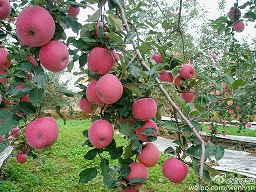
//> input picture image_processing_coursework/apple1.jpg, 256 x 192 px
$ ./Opencv_coursework   (built with g++ and OpenCV 4)
//> lines starting //> are read from the running program, lines starting //| are printed output that depends on the picture; after the words box and inside, x2 and y2 are one past the last pixel; in counts of white or black regions, pixels touching at a corner belong together
// Opencv_homework.cpp: 定义控制台应用程序的入口点。
//

#include "stdafx.h"
#include <opencv2\opencv.hpp>
#include <vector>
#include <cmath>
#define DILATE 0
#define ERODE 1
#define PI 3.1415926

using namespace std;
using namespace cv;

Mat getRedness(Mat src)
{
	Mat redness = Mat::zeros(src.rows, src.cols, CV_8UC1);
	uchar *pSrc = src.data;
	uchar *pDst = redness.data;
	short temp;
	while (pSrc <= src.dataend)
	{
		temp = *(pSrc + 2) * 3 - *(pSrc + 1) - *pSrc;
		if (temp < 0)
		{
			temp = 0;
		};
		*pDst = temp / 3;
		pSrc += 3;
		pDst++;
	}
	return redness;
}

// [13 lines of commented-out code are left out]

void quickSort(uchar *kernel, int l, int r)
{ // 快速排序
	if (l < r)
	{
		int i = l, j = r, x = kernel[l];
		while (i < j)
		{
			while (i < j && kernel[j] >= x)
			{
				j--;
			}
			if (i < j)
			{
				kernel[i++] = kernel[j];
			}
			while (i < j && kernel[i] < x)
			{
				i++;
			}
			if (i < j)
			{
				kernel[j--] = kernel[i];
			}
		}
		kernel[i] = x;
		quickSort(kernel, l, i - 1);
		quickSort(kernel, i + 1, r);
	}
}

void medianFlitering(Mat src, Mat dst, int kRadius)
{ // 单通道中值过滤
	int kSize = (kRadius * 2 + 1) * (kRadius * 2 + 1);
	uchar *kernel = new uchar[kSize];
	for (int i = 0; i < src.rows; i++)
	{
		for (int j = 0; j < src.cols; j++)
		{
			if ((i - kRadius) > 0 && (i + kRadius) < src.rows && (j - kRadius) > 0 && (j + kRadius) < src.cols)
			{
				short k = 0;
				for (int m = -kRadius; m <= kRadius; m++)
				{
					for (int n = -kRadius; n <= kRadius; n++)
					{
						kernel[k] = src.at<uchar>(i + m, j + n);
						k++;
					}
				}
				// dst.at<uchar>(i, j) = sort(kernel, (kRadius * 2 + 1)*(kRadius * 2 + 1));
				quickSort(kernel, 0, kSize - 1);
				dst.at<uchar>(i, j) = kernel[kSize / 2];
			}
			else
			{
				dst.at<uchar>(i, j) = src.at<uchar>(i, j);
			}
		}
	}
	delete[] kernel;
}

void mySobel(Mat src, Mat dst)
{ // 单通道sobel算子边缘检测
	uchar *pSrc = src.data, *pDst = dst.data;
	while (pSrc < src.data + src.cols + 1)
	{ // 图像边缘像素处理
		*pDst = 0;
		pSrc++;
		pDst++;
	}
	const uchar *pEnd = src.dataend - src.cols - 1;
	int result;
	while (pSrc < pEnd)
	{
		result = abs(*(pSrc - src.cols - 1) + *(pSrc - src.cols) * 2 + *(pSrc - src.cols + 1) - *(pSrc + src.cols - 1) - *(pSrc + src.cols) * 2 - *(pSrc + src.cols + 1)) + abs(*(pSrc - src.cols - 1) + *(pSrc - 1) * 2 + *(pSrc + src.cols - 1) - *(pSrc - src.cols + 1) - *(pSrc + 1) * 2 - *(pSrc + src.cols + 1));
		if (result > 255)
		{
			result = 255;
		}
		*pDst = result;
		pSrc++;
		pDst++;
	}
	while (pSrc < src.dataend)
	{ // 图像边缘像素处理
		*pDst = 0;
		pSrc++;
		pDst++;
	}
}

void myGaussBlur(Mat src, Mat dst)
{ // 单通道3x3高斯模糊
	double kernel[3][3], sum = 0, sigma = 1.5;
	for (int i = 0; i < 3; i++)
	{ // 生成3x3高斯核
		for (int j = 0; j < 3; j++)
		{
			sum += kernel[i][j] = exp(-((i - 1) * (i - 1) + (j - 1) * (j - 1)) / (sigma * sigma * 2));
		}
	}
	for (int i = 0; i < 3; i++)
	{
		for (int j = 0; j < 3; j++)
		{
			kernel[i][j] /= sum;
		}
	}
	uchar *pSrc = src.data + src.cols + 1, *pDst = dst.data + dst.cols + 1;
	const uchar *pEnd = src.dataend - src.cols - 1;
	int result;
	while (pSrc < pEnd)
	{
		result = *(pSrc - src.cols - 1) * kernel[0][0] + *(pSrc - src.cols) * kernel[0][1] + *(pSrc - src.cols + 1) * kernel[0][2] + *(pSrc - 1) * kernel[1][0] + *pSrc * kernel[1][1] + *(pSrc + 1) * kernel[1][2] + *(pSrc + src.cols - 1) * kernel[2][0] + *(pSrc + src.cols) * kernel[2][1] + *(pSrc + src.cols + 1) * kernel[2][2];
		if (result > 255)
		{
			result = 255;
		}
		*pDst = result;
		pSrc++;
		pDst++;
	}
}

void myThresh(Mat src, Mat dst, int thresh)
{
	uchar *pSrc = src.data, *pDst = dst.data;
	while (pSrc < src.dataend)
	{
		if (*pSrc < thresh)
		{
			*pDst = 0;
		}
		else
		{
			*pDst = 255;
		}
		pSrc++;
		pDst++;
	}
}

void baseMorphology(Mat src, Mat dst, int flag = 0)
{ // 简单的膨胀与腐蚀算法
	uchar *pSrc = src.data + src.cols + 1, *pDst = dst.data + dst.cols + 1;
	const uchar *pEnd = src.dataend - src.cols - 1;
	uchar kernel[9];
	uchar result;
	while (pSrc < pEnd)
	{
		kernel[0] = *(pSrc - src.cols - 1);
		kernel[1] = *(pSrc - src.cols);
		kernel[2] = *(pSrc - src.cols + 1);
		kernel[3] = *(pSrc - 1);
		kernel[4] = *pSrc;
		kernel[5] = *(pSrc + 1);
		kernel[6] = *(pSrc + src.cols - 1);
		kernel[7] = *(pSrc + src.cols);
		kernel[8] = *(pSrc + src.cols + 1);
		result = kernel[0];
		if (flag)
		{
			for (int i = 1; i < 9; i++)
			{
				if (kernel[i] < result)
				{
					result = kernel[i];
				}
			}
		}
		else
		{
			for (int i = 1; i < 9; i++)
			{
				if (kernel[i] > result)
				{
					result = kernel[i];
				}
			}
		}
		*pDst = result;
		pSrc++;
		pDst++;
	}
}

void myHoughCircle(Mat src, vector<Vec3i> &circles, int minDist, int thresh, int minRadius, int maxRadius)
{
	int radiusRange = maxRadius - minRadius; // 自定义houghCircle，实现了最小圆心距离，累加器阈值，圆的最大最小半径参数的输入
	// 定义并初始化累加器
	int ***count;
	count = new int **[radiusRange];
	for (int i = 0; i < radiusRange; i++)
	{
		count[i] = new int *[src.rows];
	}
	for (int i = 0; i < radiusRange; i++)
	{
		for (int j = 0; j < src.rows; j++)
		{
			count[i][j] = new int[src.cols];
		}
	}
	for (int k = 0; k < radiusRange; k++)
	{
		for (int i = 0; i < src.rows; i++)
		{
			for (int j = 0; j < src.cols; j++)
			{
				count[k][i][j] = 0;
			}
		}
	}
	// 遍历
	int x0 = 0, y0 = 0; // 圆心坐标
	for (int k = 0; k < radiusRange; k++)
	{
		for (int i = 0; i < src.rows; i++)
		{
			for (int j = 0; j < src.cols; j++)
			{
				if (src.at<uchar>(i, j) > 0)
				{ // 判断是否为检测点
					// cout << "x:" << j << "\ty:" << i << endl;
					for (int theta = 0; theta <= 360; theta++)
					{
						double t = (theta * PI) / 180;
						x0 = (int)(j - (k + minRadius) * cos(t));
						y0 = (int)(i - (k + minRadius) * sin(t));
						if (x0 > 0 && x0 < src.cols && y0 > 0 && y0 < src.rows)
						{
							count[k][y0][x0]++;
						}
					}
				}
			}
		}
	}
	// 将超过阈值的累加器存入circles向量
	for (int k = 0; k < radiusRange; k++)
	{
		for (int i = 0; i < src.rows; i++)
		{
			for (int j = 0; j < src.cols; j++)
			{
				if (count[k][i][j] > thresh)
				{
					Vec3i c;
					c[0] = j;
					c[1] = i;
					c[2] = k + minRadius;
					if (circles.size() > 0)
					{
						bool pass = false; // 用于去除距离过近的圆
						for (int s = 0; s < circles.size(); s++)
						{
							Vec3i d = circles[s];
							int dist = (int)sqrt((float)(pow((j - d[0]), 2) + pow((i - d[1]), 2)));
							// cout << "j:" << j << "\td[0]:" << d[0] << "\ti:" << i << "\td[1]:" << d[1] << endl;
							// cout << "dist:"<< dist << endl;
							if (dist < minDist)
							{
								pass = true;
								break; // 存在距离过近的圆即跳出循环
							}
						}
						if (!pass)
						{ // 不存在距离过近的圆即加入circles
							circles.push_back(c);
						}
					}
					else
					{
						circles.push_back(c);
					}
				}
			}
		}
	}
	// cout << "circles nums:" <<circles.size() << endl;
	for (int i = 0; i < circles.size(); i++)
	{
		Vec3i c = circles[i];
		cout << "x0:" << c[0] << "\ty0:" << c[1] << "\tr:" << c[2] << endl;
	}

	// 释放内存，防止内存泄漏
	for (int i = 0; i < radiusRange; i++)
	{
		for (int j = 0; j < src.rows; j++)
		{
			delete[] count[i][j];
			count[i][j] = NULL;
		}
	}
	for (int i = 0; i < radiusRange; i++)
	{
		delete[] count[i];
		count[i] = NULL;
	}
	delete[] count;
	count = NULL;
}

int main()
{
	Mat src = imread("apple1.jpg");
//> src is the input picture: 192 rows x 256 cols, CV_8UC3; mean B, G, R 103.3, 125.7, 126.6
	imshow("src", src);
	Mat temp1(src.rows, src.cols, CV_8UC1, Scalar(0));
	Mat temp2(src.rows, src.cols, CV_8UC1, Scalar(0));
	temp1 = getRedness(src);
//> the loop in getRedness, `while (pSrc <= src.dataend)` made 49153 passes
//> after the loop in getRedness, `while (pSrc <= src.dataend)`:
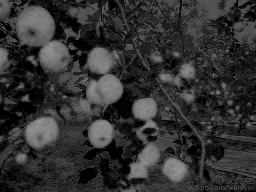
//> redness: 192 rows x 256 cols, CV_8UC1; min 0, max 159, mean 50.1
//> after the loop in getRedness, `while (pSrc <= src.dataend)`: temp = 0
	myGaussBlur(temp1, temp1);
//> the loop in myGaussBlur, `while (pSrc < pEnd)` made 48638 passes
//> after the loop in myGaussBlur, `while (pSrc < pEnd)`: result = 12
	medianFlitering(temp1, temp1, 3);
//> after the loop in medianFlitering, `for (int i = 0; i < src.rows; i++)`:
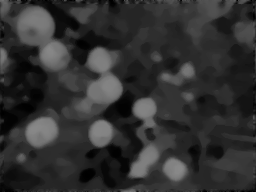
//> dst: 192 rows x 256 cols, CV_8UC1; min 0, max 137, mean 48.8
	// imshow("median", temp1);
	mySobel(temp1, temp2);
//> after the loop in mySobel, `while (pSrc < src.data + src.cols + 1)`: dst: 192 rows x 256 cols, CV_8UC1; every value is 0
//> the loop in mySobel, `while (pSrc < pEnd)` made 48638 passes
//> after the loop in mySobel, `while (pSrc < pEnd)`:
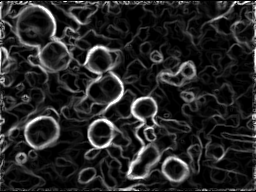
//> dst: 192 rows x 256 cols, CV_8UC1; min 0, max 255, mean 37.7
//> after the loop in mySobel, `while (pSrc < pEnd)`: result = 76
	// imshow("sobel",temp2);
	myThresh(temp2, temp1, 80);
//> after the loop in myThresh, `while (pSrc < src.dataend)`:
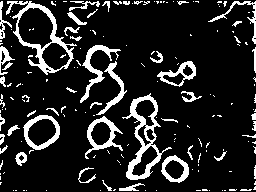
//> dst: 192 rows x 256 cols, CV_8UC1; 14.2% white; 169 white regions (121 under 20 px), largest, box (x1, y1, x2, y2) and area: (122, 93, 172, 180) 1062, (6, 1, 77, 75) 1007, (80, 45, 121, 103) 482
	// imshow("thresh", temp1);
	baseMorphology(temp1, temp2, ERODE); //
//> after the loop in baseMorphology, `while (pSrc < pEnd)`:
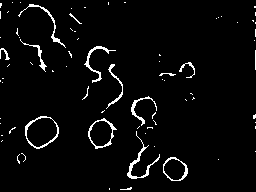
//> dst: 192 rows x 256 cols, CV_8UC1; 3.7% white in thin lines or dots
//> after the loop in baseMorphology, `while (pSrc < pEnd)`: kernel = [255, 255, 255, 0, 0, 0, 0, 0, 0]; result = 0
	// imshow("erode", temp2);				//
	baseMorphology(temp2, temp1, DILATE); // 开运算
//> call 2 of baseMorphology, with flag = 0
//> the loop in baseMorphology (call 2), `while (pSrc < pEnd)` made 48638 passes
//> result on passes 1 to 12: 0, 0, 0, 0, 0, 0, 0, 0, 0, 0, 255, 255
//> after the loop in baseMorphology (call 2), `while (pSrc < pEnd)`:
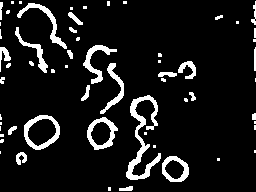
//> dst: 192 rows x 256 cols, CV_8UC1; 9.6% white; 60 white regions (34 under 20 px), largest, box (x1, y1, x2, y2) and area: (126, 95, 161, 180) 885, (24, 115, 60, 150) 439, (87, 117, 118, 150) 386
	// imshow("mop_open", temp1);
	vector<Vec3i> circles;
	// HoughCircles(sobel, circles, HOUGH_GRADIENT, 1, 30, 100, 15, 5, 50);
	myHoughCircle(temp1, circles, 15, 215, 10, 80);
//> the loop in myHoughCircle, `for (int k = 0; k < radiusRange; k++)` made 70 passes
//> x0 on passes 1 to 12: 121, 120, 119, 118, 117, 116, 115, 114, 113, 112, 111, 110
//> after the loop in myHoughCircle, `for (int k = 0; k < radiusRange; k++)`: x0 = 52; y0 = 190
//> after the loop in myHoughCircle, `for (int k = 0; k < radiusRange; k++)`: circles = 10 items: [96, 56, 10], [145, 105, 10], [101, 127, 10], [148, 153, 10], [139, 165, 10], [172, 165, 10], [44, 127, 12], [108, 88, 14], [119, 113, 15], [34, 23, 19]
//> the loop in myHoughCircle, `for (int i = 0; i < circles.size(); i++)` made 10 passes
//| x0:96	y0:56	r:10
//| x0:145	y0:105	r:10
//| x0:101	y0:127	r:10
//| x0:148	y0:153	r:10
//| x0:139	y0:165	r:10
//| x0:172	y0:165	r:10
//| x0:44	y0:127	r:12
//| x0:108	y0:88	r:14
//> (output is shown up to pass 8 of 10)
	cout << "circles nums:" << circles.size() << endl;
//| circles nums:10
	for (int i = 0; i < circles.size(); i++)
	{
		Vec3i c = circles[i];
		circle(src, Point(c[0], c[1]), c[2], Scalar(0, 0, 255), 1, LINE_AA);
	}
//> this loop made 10 passes
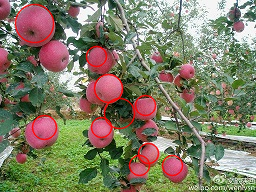
//> src: 192 rows x 256 cols, CV_8UC3; mean B, G, R 101.6, 124, 128.6
	imshow("result", src);
	waitKey(0);
	return 0;
}
